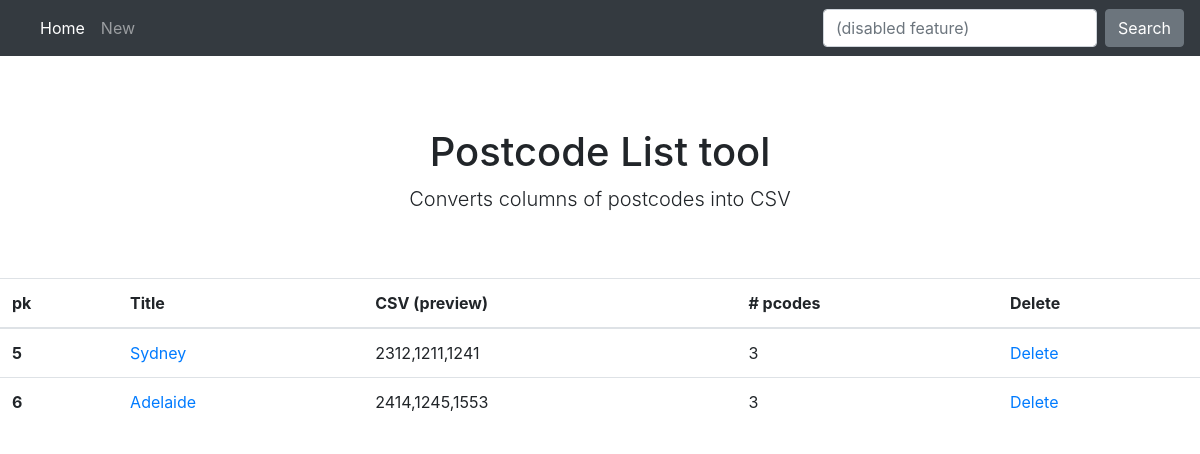
The app's page /, older data.
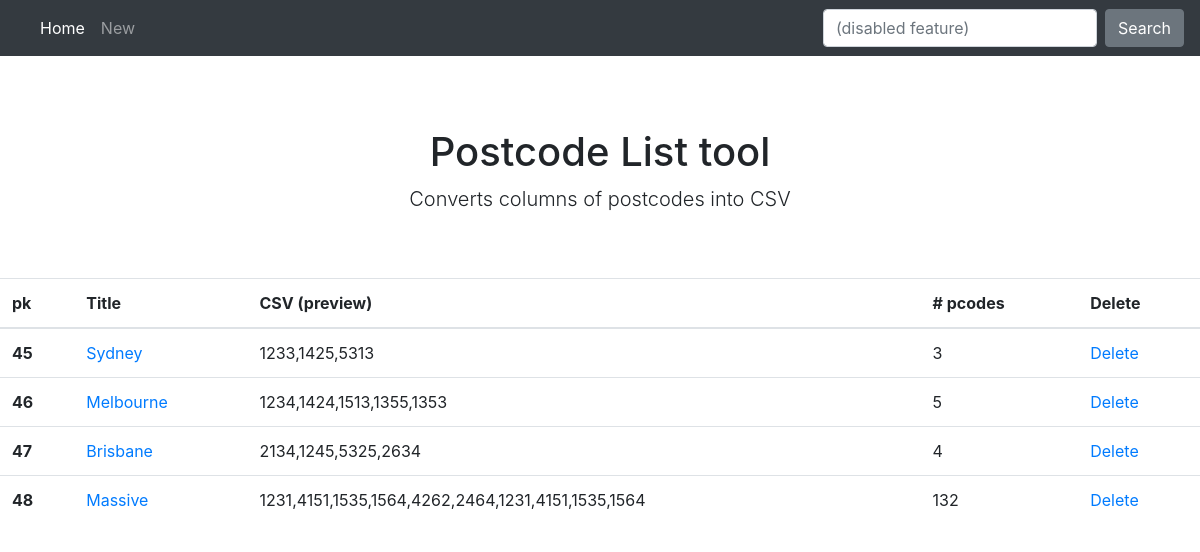
The same page, newer data.
### pc_tool/models.py (models this page shows, shortened)
class PostcodeList(models.Model):
    title = models.CharField(default="", max_length=100)
    text = models.TextField()
    csv = models.TextField(default="", blank=True)
    def convert_to_csv(self):
        text_string = str(self.text)
        return text_string.replace('\r', ',').replace('\n', "")
    def count_of_postcodes(self):
        char_count = 0
        if self.convert_to_csv() == "":
            num_of_postcodes = 0
        elif self.convert_to_csv() == None:
            num_of_postcodes = 0
        else:
            for char in self.convert_to_csv():
                if char == ",":
                    char_count += 1
            num_of_postcodes = char_count + 1
        return num_of_postcodes
    def csv_preview(self):
        return self.convert_to_csv()[0:49]

### pc_tool/views.py (the view)
# urls.py: path('', views.home_page, name='home_page'),
def home_page(request):
    lists = PostcodeList.objects.all()
    return render(request, 'pc_tool/list_list.html', {'lists': lists})

### pc_tool/templates/pc_tool/list_list.html
{% extends 'pc_tool/base.html' %}
{% block content %}
<table class="table">
  <thead>
    <tr>
      <th scope="col">pk</th>
      <th scope="col">Title</th>
      <th scope="col">CSV (preview)</th>
      <th scope="col"># pcodes</th>
      <th scope="col">Delete</th>
    </tr>
  </thead>
  <tbody>
{% for list in lists %}
    <tr>
      <th scope="row">{{list.pk}}</th>
      <td> <a href="{% url 'list_edit' pk=list.pk %}">{{list.title}}</a></td>
      <td>{{list.csv_preview}}</td>
      <td>{{list.count_of_postcodes}}</td>
      <td> <a href="{% url 'list_remove' pk=list.pk %}"> Delete</a></td>
    </tr>
{% endfor %}
  </tbody>
</table>
{% endblock %}

### pc_tool/templates/pc_tool/base.html (shortened to what this page needs)
<!doctype html>
<html lang="en">
{% load static %}
<nav class="navbar navbar-expand-md navbar-dark bg-dark fixed-top">
  <div class="collapse navbar-collapse" id="navbarsExampleDefault">
    <ul class="navbar-nav mr-auto">
      <li class="nav-item active">
        <a class="nav-link" href="{% url 'home_page' %}">Home <span class="sr-only">(current)</span></a>
      </li>
      <li class="nav-item">
        <a class="nav-link" href="{% url 'new_postcode_list' %}">New</a>
      </li>
    </ul>
    <form class="form-inline my-2 my-lg-0">
      <input class="form-control mr-sm-2" type="text" placeholder="(disabled feature)" aria-label="Search">
      <button class="btn btn-secondary my-2 my-sm-0" type="submit">Search</button>
    </form>
  </div>
</nav>
<head>
<link rel="stylesheet" href="https://stackpath.bootstrapcdn.com/bootstrap/4.3.1/css/bootstrap.min.css">
<link rel="stylesheet" href="{% static 'css/pc_tool.css' %}">
  <div class="starter-template">
    <h1>Postcode List tool</h1>
    <p class="lead">Converts columns of postcodes into CSV</p>
  </div>
</head>
<body>
</body>
{% block content %}
{% endblock content %}
</html>

### pc_tool/static/css/pc_tool.css (style rules this page uses)
body { padding-top: 5rem; }
.starter-template { padding: 3rem 1.5rem; text-align: center; }

Row changes from the older to the newer data that the page shows:
removed PostcodeList: pk "5", title "Sydney", csv_preview "2312,1211,1241", count_of_postcodes "3"
removed PostcodeList: pk "6", title "Adelaide", csv_preview "2414,1245,1553", count_of_postcodes "3"
added PostcodeList: pk "45", title "Sydney", csv_preview "1233,1425,5313", count_of_postcodes "3"
added PostcodeList: pk "46", title "Melbourne", csv_preview "1234,1424,1513,1355,1353", count_of_postcodes "5"
added PostcodeList: pk "47", title "Brisbane", csv_preview "2134,1245,5325,2634", count_of_postcodes "4"
added PostcodeList: pk "48", title "Massive", csv_preview "1231,4151,1535,1564,4262,2464,1231,4151,1535,1564", count_of_postcodes "132"
